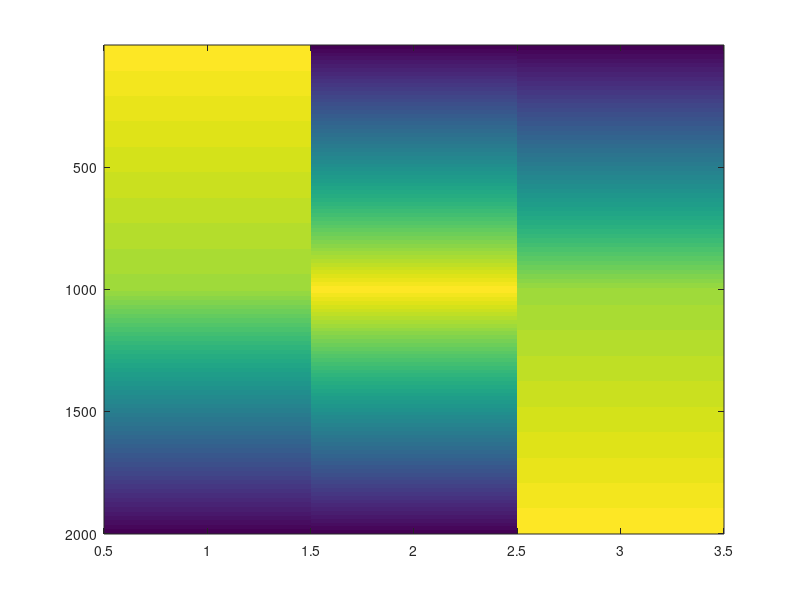

Write the MATLAB code that produced this figure.
% create colormap

a = zeros(2001,3);
a(:,:)=NaN;
a(1,:) = [1 0 0];
a(1001,:) = [0.85 1 0.85];
a(2001,:) = [0 0 1];
a = fillmissing(a,'linear',1);
close all;
imagesc(a);
dlmwrite('srgb.map',a);


